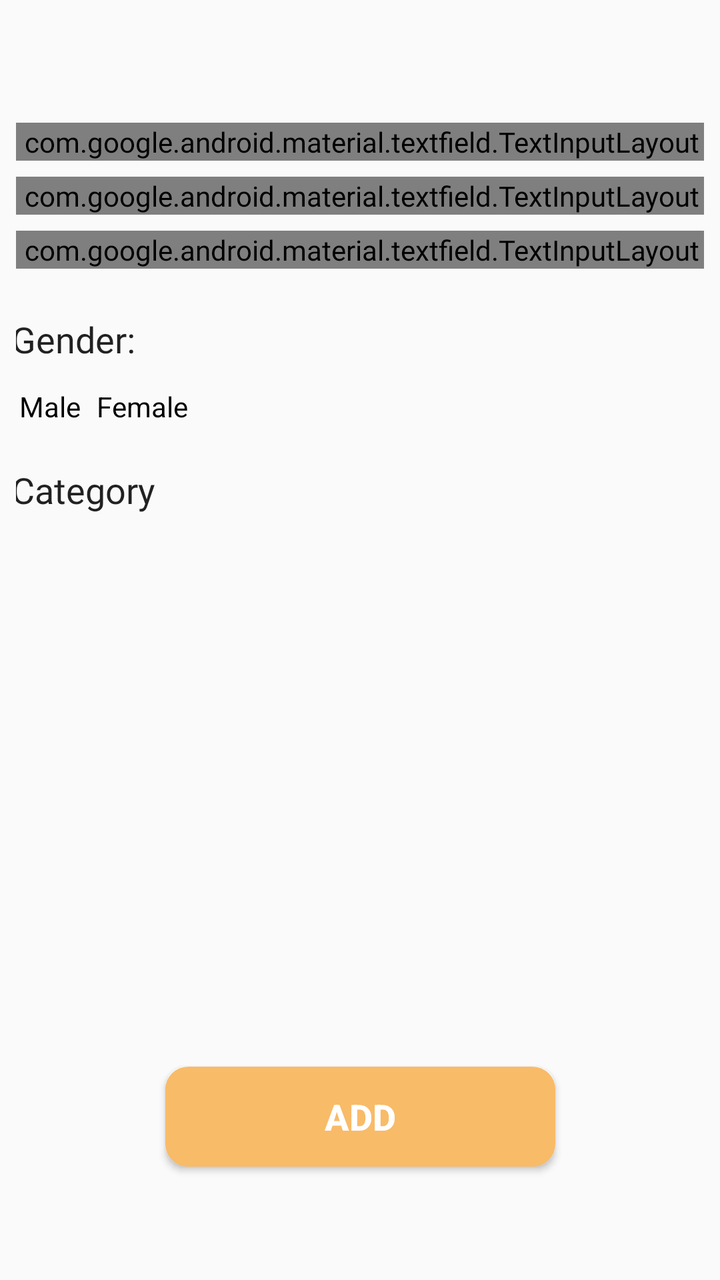
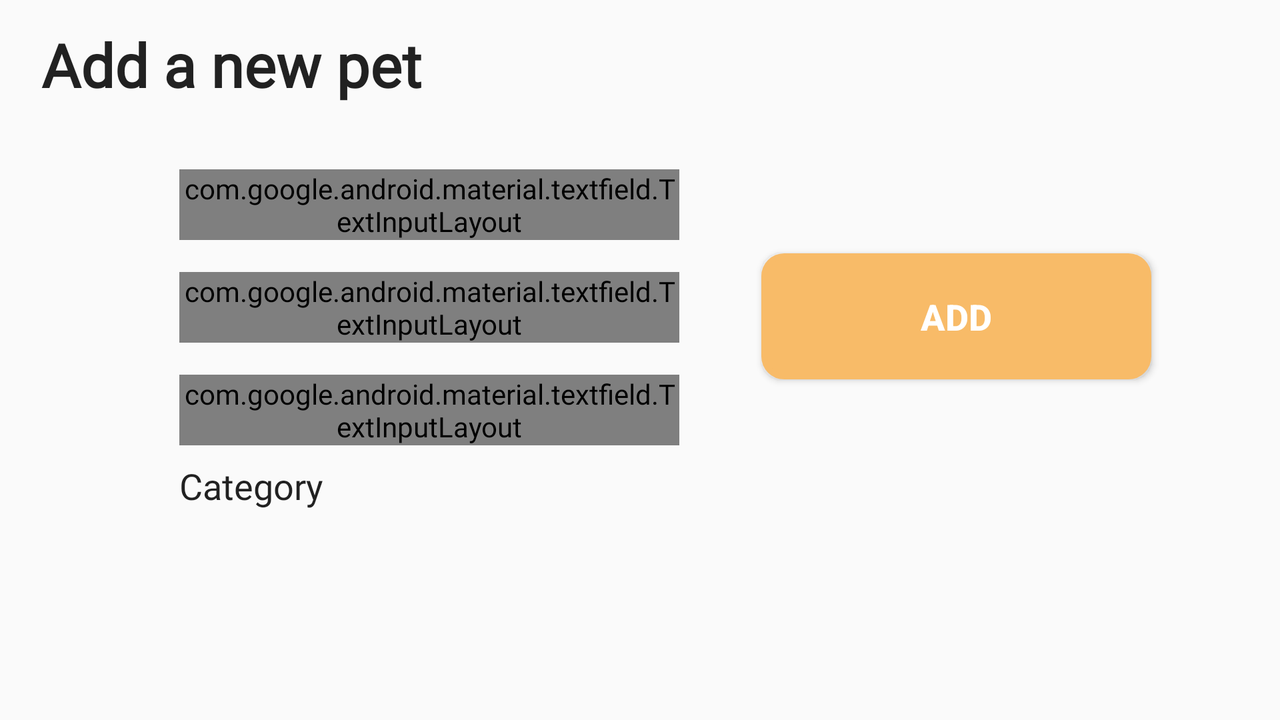

An Android layout and its configuration variant, each rendered on a device that would load it. The default file and the variant file are quoted in full after the pictures.
<!-- AndroidManifest.xml: application theme AppTheme -->
<!-- res/layout/activity_addpet.xml -->
<?xml version="1.0" encoding="utf-8"?>
<androidx.constraintlayout.widget.ConstraintLayout xmlns:android="http://schemas.android.com/apk/res/android"
    xmlns:app="http://schemas.android.com/apk/res-auto"
    xmlns:tools="http://schemas.android.com/tools"
    android:layout_width="match_parent"
    android:layout_height="match_parent"
    android:padding="@dimen/activity_horizontal_margin"
    tools:context=".ui.description.Description">

    <com.google.android.material.textfield.TextInputLayout
        android:id="@+id/inputName"
        style="@style/Widget.MaterialComponents.TextInputLayout.OutlinedBox"
        android:layout_width="350dp"
        android:layout_height="wrap_content"
        android:hint="@string/name"
        app:layout_constraintBottom_toBottomOf="parent"
        app:layout_constraintEnd_toEndOf="parent"
        app:layout_constraintHorizontal_bias="0.496"
        app:layout_constraintStart_toStartOf="parent"
        app:layout_constraintTop_toTopOf="parent"
        app:layout_constraintVertical_bias="0.088"
        android:clickable="false">

        <com.google.android.material.textfield.TextInputEditText
            android:id="@+id/name"
            android:layout_width="match_parent"
            android:layout_height="wrap_content" />
    </com.google.android.material.textfield.TextInputLayout>

    <com.google.android.material.textfield.TextInputLayout
        android:id="@+id/inputPedigree"
        style="@style/Widget.MaterialComponents.TextInputLayout.OutlinedBox"
        android:layout_width="350dp"
        android:layout_height="wrap_content"
        android:layout_marginTop="8dp"
        android:hint="@string/pedigree"
        app:layout_constraintStart_toStartOf="@+id/inputName"
        app:layout_constraintTop_toBottomOf="@+id/inputName">

        <com.google.android.material.textfield.TextInputEditText
            android:id="@+id/pedigree"
            android:layout_width="match_parent"
            android:layout_height="wrap_content" />
    </com.google.android.material.textfield.TextInputLayout>

    <com.google.android.material.textfield.TextInputLayout
        android:id="@+id/input"
        style="@style/Widget.MaterialComponents.TextInputLayout.OutlinedBox"
        android:layout_width="350dp"
        android:layout_height="wrap_content"
        android:layout_marginTop="8dp"
        android:hint="@string/age"
        app:layout_constraintStart_toStartOf="@+id/inputPedigree"
        app:layout_constraintTop_toBottomOf="@+id/inputPedigree">

        <com.google.android.material.textfield.TextInputEditText
            android:id="@+id/birthday"
            android:layout_width="match_parent"
            android:layout_height="wrap_content"
            android:drawableEnd="@drawable/ic_date_range_black_24dp" />
    </com.google.android.material.textfield.TextInputLayout>

    <TextView
        android:id="@+id/textView7"
        android:layout_width="wrap_content"
        android:layout_height="wrap_content"
        android:layout_marginTop="16dp"
        android:text="@string/category"
        android:textSize="18sp"
        app:layout_constraintEnd_toEndOf="parent"
        app:layout_constraintHorizontal_bias="0.0"
        app:layout_constraintStart_toStartOf="@+id/input"
        app:layout_constraintTop_toBottomOf="@+id/radioGroupGender" />

    <Button
        android:id="@+id/buttonAdd"
        android:layout_width="195dp"
        android:layout_height="50dp"
        android:layout_marginTop="64dp"
        android:layout_marginBottom="8dp"
        android:background="@drawable/button_curve"
        android:elevation="10dp"
        android:text="@string/addH"
        android:textColor="@color/whiht"
        android:textSize="18sp"
        android:textStyle="bold"
        app:layout_constraintBottom_toBottomOf="parent"
        app:layout_constraintEnd_toEndOf="parent"
        app:layout_constraintStart_toStartOf="parent"
        app:layout_constraintTop_toBottomOf="@+id/textView7"
        app:layout_constraintVertical_bias="0.839" />

    <TextView
        android:id="@+id/gender"
        android:layout_width="wrap_content"
        android:layout_height="wrap_content"
        android:layout_marginTop="23dp"
        android:text="@string/gender"
        android:textSize="18sp"
        app:layout_constraintStart_toStartOf="@+id/input"
        app:layout_constraintTop_toBottomOf="@+id/input" />

    <RadioGroup
        android:id="@+id/radioGroupGender"
        android:layout_width="wrap_content"
        android:layout_height="wrap_content"
        android:layout_marginTop="8dp"
        android:checkedButton="@+id/first"
        android:orientation="horizontal"
        app:layout_constraintStart_toStartOf="@+id/gender"
        app:layout_constraintTop_toBottomOf="@+id/gender">

        <RadioButton
            android:id="@+id/first"
            style="@style/MyMainRoundedActionButton"
            android:layout_width="wrap_content"
            android:layout_height="wrap_content"
            android:layout_margin="@dimen/activity_margin_top"
            android:text="Male"
            android:button="@null"
            android:textColor="@android:color/black" />

        <RadioButton
            android:id="@+id/second"
            style="@style/MyMainRoundedActionButton"
            android:layout_width="wrap_content"
            android:layout_height="wrap_content"
            android:layout_margin="@dimen/activity_margin_top"
            android:buttonTint="#FFFFFF"
            android:checked="false"
            android:text="Female"
            android:button="@null"
            android:textColor="@android:color/black" />
    </RadioGroup>

</androidx.constraintlayout.widget.ConstraintLayout>
<!-- resources referenced by this layout -->
<resources>
  <color name="whiht">#FFFF</color>
  <dimen name="activity_horizontal_margin">8dp</dimen>
  <dimen name="activity_margin_top">4dp</dimen>
  <!-- drawable button_curve (drawable) -->
  <?xml version="1.0" encoding="utf-8"?>
  <shape xmlns:android="http://schemas.android.com/apk/res/android">
      <solid android:color="@color/colorBtn"/>
      <corners android:radius="10dp"/>
      <stroke android:width="3dp" android:color="@color/colorBtn" />
  
  </shape>
  <!-- drawable ic_date_range_black_24dp (drawable) -->
  <vector android:height="24dp" android:tint="#B1B1B1"
      android:viewportHeight="24.0" android:viewportWidth="24.0"
      android:width="24dp" xmlns:android="http://schemas.android.com/apk/res/android">
      <path android:fillColor="#FF000000" android:pathData="M9,11L7,11v2h2v-2zM13,11h-2v2h2v-2zM17,11h-2v2h2v-2zM19,4h-1L18,2h-2v2L8,4L8,2L6,2v2L5,4c-1.11,0 -1.99,0.9 -1.99,2L3,20c0,1.1 0.89,2 2,2h14c1.1,0 2,-0.9 2,-2L21,6c0,-1.1 -0.9,-2 -2,-2zM19,20L5,20L5,9h14v11z"/>
  </vector>
  <string name="addH" translatable="false">Add</string>
  <string name="age">ฺBirthday</string>
  <string name="category">Category</string>
  <string name="gender">Gender:</string>
  <string name="name">Name</string>
  <style name="AppTheme" parent="Theme.AppCompat.Light.DarkActionBar">
          
          <item name="colorPrimary">@color/colorPrimary</item>
          <item name="colorPrimaryDark">@color/colorPrimaryDark</item>
          <item name="colorAccent">@color/colorAccent</item>
          <item name="android:textViewStyle">@style/anonymous_pro_font</item>
      </style>
  <color name="colorBtn">#f8bb68</color>
  <color name="colorPrimary">#f7ba66</color>
  <color name="colorPrimaryDark">#c18a38</color>
  <color name="colorAccent">#ffec96</color>
  <style name="anonymous_pro_font">
          <item name="android:fontFamily">@font/anonymous_pro</item>
      </style>
</resources>
<!-- res/layout-land/activity_addpet.xml (the repository's variant of the layout above) -->
<!-- drawn on the phone turned sideways -->
<?xml version="1.0" encoding="utf-8"?>
<androidx.constraintlayout.widget.ConstraintLayout xmlns:android="http://schemas.android.com/apk/res/android"
    xmlns:app="http://schemas.android.com/apk/res-auto"
    xmlns:tools="http://schemas.android.com/tools"
    android:layout_width="match_parent"
    android:layout_height="match_parent"
    android:padding="@dimen/activity_horizontal_margin"
    tools:context=".ui.description.Description">

    <TextView
        android:id="@+id/textView6"
        android:layout_width="wrap_content"
        android:layout_height="wrap_content"
        android:layout_marginTop="4dp"
        android:text="@string/add_a_new_pet"
        android:textSize="30sp"
        android:textStyle="bold"
        app:layout_constraintEnd_toEndOf="parent"
        app:layout_constraintHorizontal_bias="0.029"
        app:layout_constraintStart_toStartOf="parent"
        app:layout_constraintTop_toTopOf="parent" />

    <com.google.android.material.textfield.TextInputLayout
        android:id="@+id/inputName"
        style="@style/Widget.MaterialComponents.TextInputLayout.OutlinedBox"
        android:layout_width="250dp"
        android:layout_height="wrap_content"
        android:hint="@string/name"
        app:layout_constraintBottom_toBottomOf="parent"
        app:layout_constraintEnd_toEndOf="parent"
        app:layout_constraintHorizontal_bias="0.218"
        app:layout_constraintStart_toStartOf="parent"
        app:layout_constraintTop_toBottomOf="@+id/textView6"
        app:layout_constraintVertical_bias="0.122">

        <com.google.android.material.textfield.TextInputEditText
            android:layout_width="match_parent"
            android:layout_height="49dp"
            tools:layout_editor_absoluteX="126dp"
            tools:layout_editor_absoluteY="99dp" />
    </com.google.android.material.textfield.TextInputLayout>

    <TextView
        android:id="@+id/textView7"
        android:layout_width="wrap_content"
        android:layout_height="wrap_content"
        android:layout_marginTop="8dp"
        android:text="@string/category"
        android:textSize="18sp"
        app:layout_constraintEnd_toEndOf="parent"
        app:layout_constraintHorizontal_bias="0.0"
        app:layout_constraintStart_toStartOf="@+id/input"
        app:layout_constraintTop_toBottomOf="@+id/input" />

    <com.google.android.material.textfield.TextInputLayout
        android:id="@+id/inputGender"
        style="@style/Widget.MaterialComponents.TextInputLayout.OutlinedBox"
        android:layout_width="250dp"
        android:layout_height="wrap_content"
        android:layout_marginTop="16dp"
        android:hint="@string/sex"
        app:layout_constraintStart_toStartOf="@+id/inputName"
        app:layout_constraintTop_toBottomOf="@+id/inputName">

        <com.google.android.material.textfield.TextInputEditText
            android:layout_width="match_parent"
            android:layout_height="36dp" />
    </com.google.android.material.textfield.TextInputLayout>

    <com.google.android.material.textfield.TextInputLayout
        android:id="@+id/input"
        style="@style/Widget.MaterialComponents.TextInputLayout.OutlinedBox"
        android:layout_width="250dp"
        android:layout_height="wrap_content"
        android:layout_marginTop="16dp"
        android:hint="@string/age"
        app:layout_constraintStart_toStartOf="@+id/inputGender"
        app:layout_constraintTop_toBottomOf="@+id/inputGender">

        <com.google.android.material.textfield.TextInputEditText
            android:layout_width="match_parent"
            android:layout_height="40dp"
            android:drawableEnd="@drawable/ic_date_range_black_24dp" />
    </com.google.android.material.textfield.TextInputLayout>

    <Button
        android:id="@+id/buttonAdd"
        android:layout_width="195dp"
        android:layout_height="63dp"
        android:layout_marginTop="16dp"
        android:background="@drawable/button_curve"
        android:elevation="10dp"
        android:text="@string/addH"
        android:textColor="@color/whiht"
        android:textSize="18sp"
        android:textStyle="bold"
        app:layout_constraintBottom_toBottomOf="parent"
        app:layout_constraintEnd_toEndOf="parent"
        app:layout_constraintHorizontal_bias="0.869"
        app:layout_constraintStart_toStartOf="parent"
        app:layout_constraintTop_toTopOf="parent"
        app:layout_constraintVertical_bias="0.388" />


</androidx.constraintlayout.widget.ConstraintLayout>
<!-- resources referenced by the variant -->
<!-- as the phone turned sideways resolves them -->
<resources>
  <color name="whiht">#FFFF</color>
  <dimen name="activity_horizontal_margin">8dp</dimen>
  <!-- drawable button_curve (drawable) -->
  <?xml version="1.0" encoding="utf-8"?>
  <shape xmlns:android="http://schemas.android.com/apk/res/android">
      <solid android:color="@color/colorBtn"/>
      <corners android:radius="10dp"/>
      <stroke android:width="3dp" android:color="@color/colorBtn" />
  
  </shape>
  <!-- drawable ic_date_range_black_24dp (drawable) -->
  <vector android:height="24dp" android:tint="#B1B1B1"
      android:viewportHeight="24.0" android:viewportWidth="24.0"
      android:width="24dp" xmlns:android="http://schemas.android.com/apk/res/android">
      <path android:fillColor="#FF000000" android:pathData="M9,11L7,11v2h2v-2zM13,11h-2v2h2v-2zM17,11h-2v2h2v-2zM19,4h-1L18,2h-2v2L8,4L8,2L6,2v2L5,4c-1.11,0 -1.99,0.9 -1.99,2L3,20c0,1.1 0.89,2 2,2h14c1.1,0 2,-0.9 2,-2L21,6c0,-1.1 -0.9,-2 -2,-2zM19,20L5,20L5,9h14v11z"/>
  </vector>
  <string name="addH" translatable="false">Add</string>
  <string name="add_a_new_pet">Add a new pet</string>
  <string name="age">ฺBirthday</string>
  <string name="category">Category</string>
  <string name="name">Name</string>
  <string name="sex">Gender</string>
  <style name="AppTheme" parent="Theme.AppCompat.Light.DarkActionBar">
          
          <item name="colorPrimary">@color/colorPrimary</item>
          <item name="colorPrimaryDark">@color/colorPrimaryDark</item>
          <item name="colorAccent">@color/colorAccent</item>
          <item name="android:textViewStyle">@style/anonymous_pro_font</item>
      </style>
  <color name="colorBtn">#f8bb68</color>
  <color name="colorPrimary">#f7ba66</color>
  <color name="colorPrimaryDark">#c18a38</color>
  <color name="colorAccent">#ffec96</color>
  <style name="anonymous_pro_font">
          <item name="android:fontFamily">@font/anonymous_pro</item>
      </style>
</resources>
